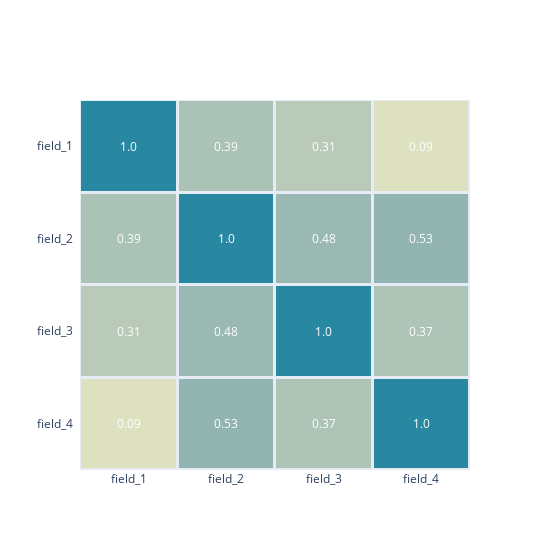

The cell this chart's notebook holds for it:
### Code cell
# let us the correlation between al these values
import plotly.express as px
import plotly.figure_factory as ff

corr = df.corr()
fig = ff.create_annotated_heatmap(
    z=corr.to_numpy().round(2),
    x=list(corr.index.values),
    y=list(corr.columns.values),       
    xgap=3, ygap=3,
    zmin=-1, zmax=1,
    colorscale='earth',
    colorbar_thickness=30,
    colorbar_ticklen=3,
)
fig.update_layout(
                # title_text='<b>Correlation Matrix (cont. features)<b>',
                #   title_x=0.5,
                  titlefont={'size': 24},
                  width=550, height=550,
                  xaxis_showgrid=False,
                  xaxis={'side': 'bottom'},
                  yaxis_showgrid=False,
                  yaxis_autorange='reversed',                   
                  paper_bgcolor=None,
                  )
fig.show()

### Figure 1 — Plotly figure (JSON) as saved in the notebook; plotly's stock layout.template omitted (floating-point values rounded to 4 significant figures)
{"data": [{"colorbar": {"thickness": 30, "ticklen": 3}, "colorscale": [[0, "rgb(161, 105, 40)"], [0.1667, "rgb(189, 146, 90)"], [0.3333, "rgb(214, 189, 141)"], [0.5, "rgb(237, 234, 194)"], [0.6667, "rgb(181, 200, 184)"], [0.8333, "rgb(121, 167, 172)"], [1, "rgb(40, 135, 161)"]], "reversescale": false, "showscale": false, "type": "heatmap", "x": ["field_1", "field_2", "field_3", "field_4"], "xgap": 3, "y": ["field_1", "field_2", "field_3", "field_4"], "ygap": 3, "z": [[1, 0.39, 0.31, 0.09], [0.39, 1, 0.48, 0.53], [0.31, 0.48, 1, 0.37], [0.09, 0.53, 0.37, 1]], "zmax": 1, "zmin": -1}], "layout": {"annotations": [{"font": {"color": "#FFFFFF"}, "showarrow": false, "text": "1.0", "x": "field_1", "xref": "x", "y": "field_1", "yref": "y"}, {"font": {"color": "#FFFFFF"}, "showarrow": false, "text": "0.39", "x": "field_2", "xref": "x", "y": "field_1", "yref": "y"}, {"font": {"color": "#FFFFFF"}, "showarrow": false, "text": "0.31", "x": "field_3", "xref": "x", "y": "field_1", "yref": "y"}, {"font": {"color": "#FFFFFF"}, "showarrow": false, "text": "0.09", "x": "field_4", "xref": "x", "y": "field_1", "yref": "y"}, {"font": {"color": "#FFFFFF"}, "showarrow": false, "text": "0.39", "x": "field_1", "xref": "x", "y": "field_2", "yref": "y"}, {"font": {"color": "#FFFFFF"}, "showarrow": false, "text": "1.0", "x": "field_2", "xref": "x", "y": "field_2", "yref": "y"}, {"font": {"color": "#FFFFFF"}, "showarrow": false, "text": "0.48", "x": "field_3", "xref": "x", "y": "field_2", "yref": "y"}, {"font": {"color": "#FFFFFF"}, "showarrow": false, "text": "0.53", "x": "field_4", "xref": "x", "y": "field_2", "yref": "y"}, {"font": {"color": "#FFFFFF"}, "showarrow": false, "text": "0.31", "x": "field_1", "xref": "x", "y": "field_3", "yref": "y"}, {"font": {"color": "#FFFFFF"}, "showarrow": false, "text": "0.48", "x": "field_2", "xref": "x", "y": "field_3", "yref": "y"}, {"font": {"color": "#FFFFFF"}, "showarrow": false, "text": "1.0", "x": "field_3", "xref": "x", "y": "field_3", "yref": "y"}, {"font": {"color": "#FFFFFF"}, "showarrow": false, "text": "0.37", "x": "field_4", "xref": "x", "y": "field_3", "yref": "y"}, {"font": {"color": "#FFFFFF"}, "showarrow": false, "text": "0.09", "x": "field_1", "xref": "x", "y": "field_4", "yref": "y"}, {"font": {"color": "#FFFFFF"}, "showarrow": false, "text": "0.53", "x": "field_2", "xref": "x", "y": "field_4", "yref": "y"}, {"font": {"color": "#FFFFFF"}, "showarrow": false, "text": "0.37", "x": "field_3", "xref": "x", "y": "field_4", "yref": "y"}, {"font": {"color": "#FFFFFF"}, "showarrow": false, "text": "1.0", "x": "field_4", "xref": "x", "y": "field_4", "yref": "y"}], "height": 550, "title": {"font": {"size": 24}}, "width": 550, "xaxis": {"dtick": 1, "gridcolor": "rgb(0, 0, 0)", "showgrid": false, "side": "bottom", "ticks": ""}, "yaxis": {"autorange": "reversed", "dtick": 1, "showgrid": false, "ticks": "", "ticksuffix": "  "}}}
